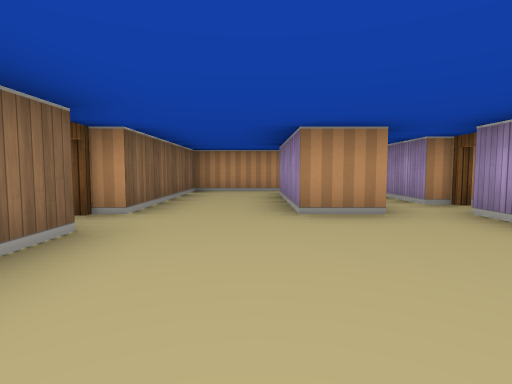
[1] (above)

17 first-person views from a walk through a cub3D ray-caster map. The camera is about half as high as the walls, tilts 4° down and sees 80° across. The floor is counted in squares. Each view is taken from the middle of a square. On the plan, view 1 faces up. The plan holds only what a view shows up to about 9 squares ahead; the rest is blank.

[2]
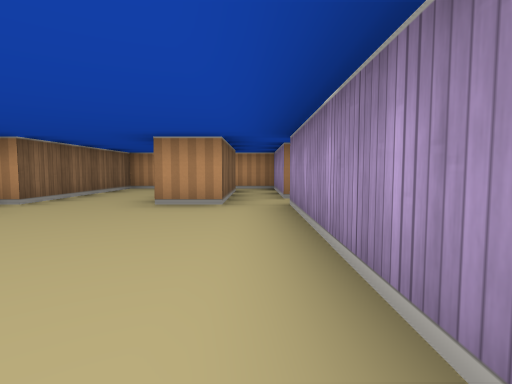

[3]
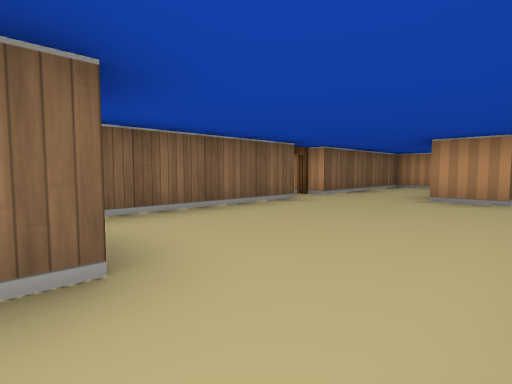

[4]
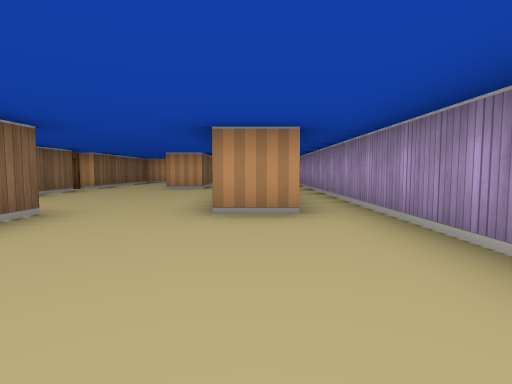

[5]
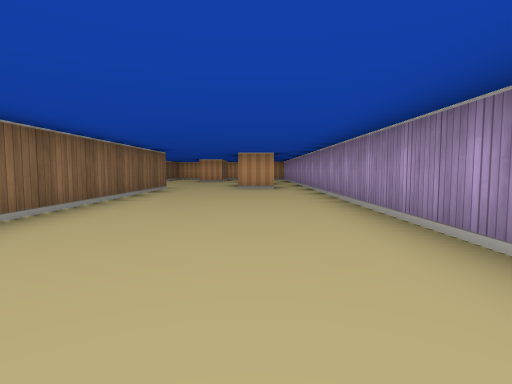

[6]
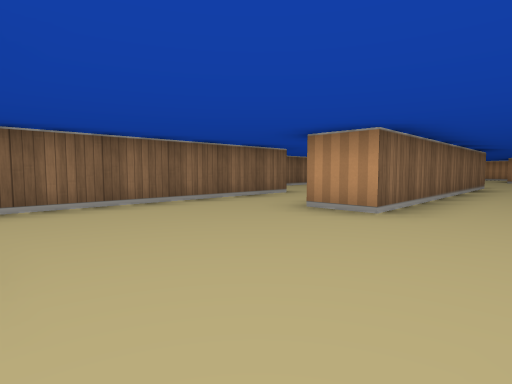

[7]
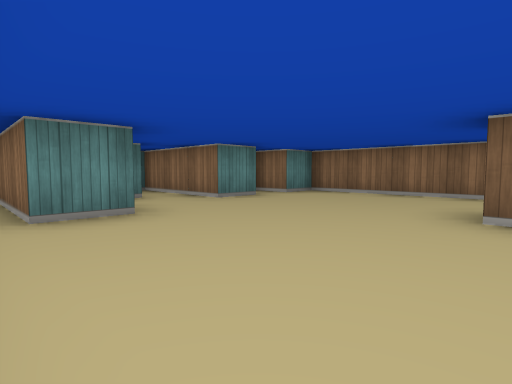

[8]
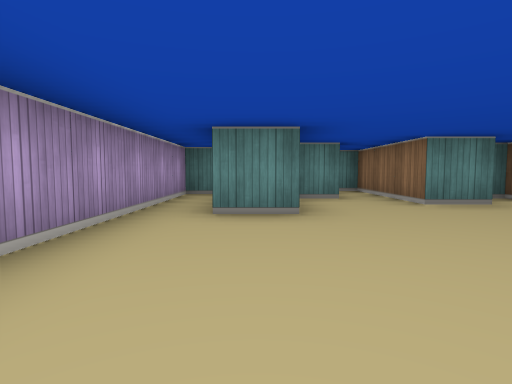

[9]
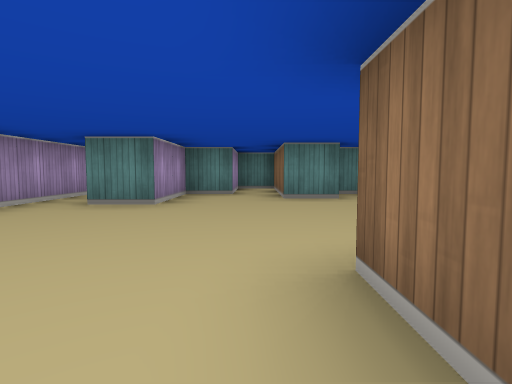

[10]
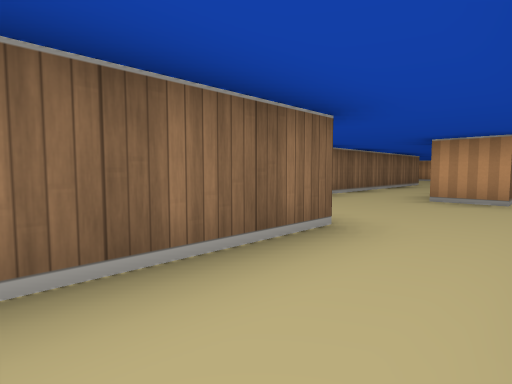

[11]
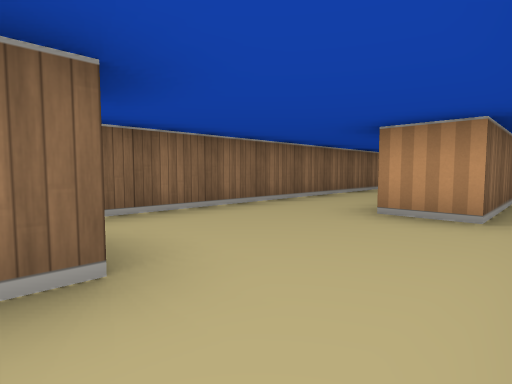

[12]
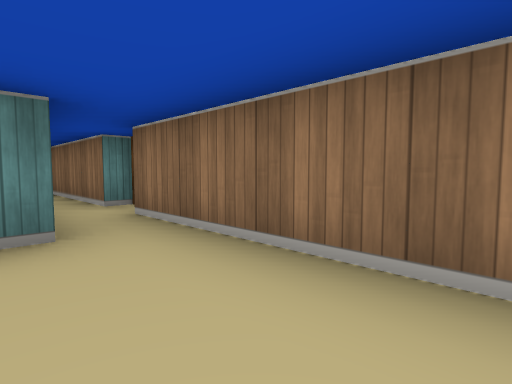

[13]
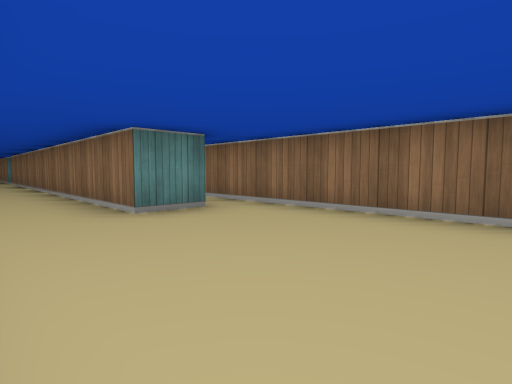

[14]
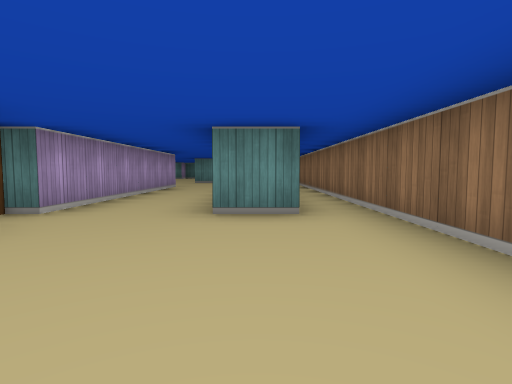

[15]
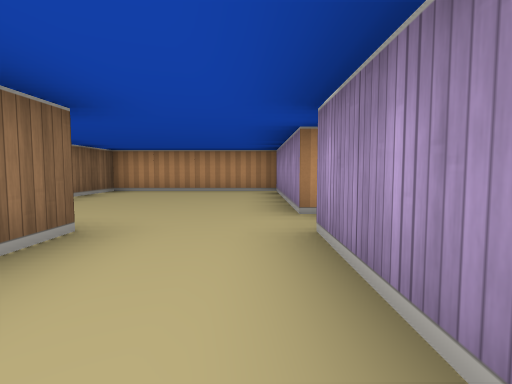

[16]
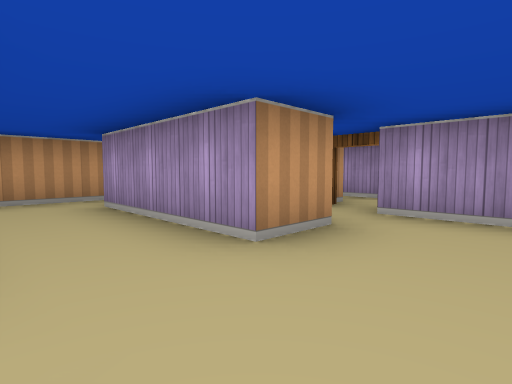

[17]
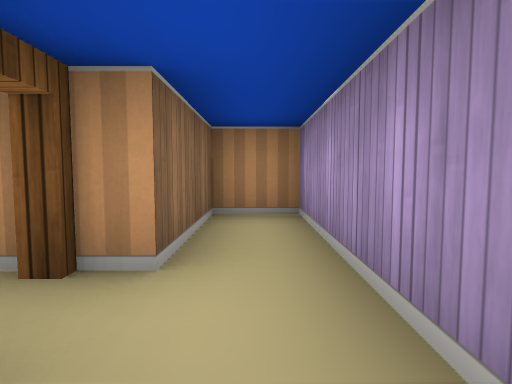

### Floor plan
Ten units are one square. View 1 is at (0, 0); x grows to the right and y downward. Boxes are objects, and circles mark ways between rooms. Rooms are numbered by the first view taken in them; rooms with no view inside come last. Other rooms are left out.
<svg viewBox="-70 -80 120 240">
<path fill="none" stroke="#000" d="M-15 -26 -15 35M25 -45 25 -75 -15 -75 -15 -35M15 -64 15 -35 5 -35 5 -65M25 5 25 -35M45 82 45 -65 35 -65 35 -45M-25 64 -25 125 -15 125 -15 135 -8 135M36 15 25 15M5 14 5 85 -5 85M-6 125 5 125 5 155 15 155 15 135 25 135 25 115 35 115 35 139M39 145 45 145 45 98M-25 31 -25 -25M-15 35 -25 35M-56 -25 -45 -25 -45 75M-25 -35 -25 -75 -65 -75 -65 30M-36 65 -31 65M-45 85 -45 115"/>
<circle cx="15" cy="20" r="3" fill="#2a7"/>
<circle cx="30" cy="-40" r="3" fill="#2a7"/>
<circle cx="-10" cy="25" r="3" fill="#2a7"/>
<circle cx="-20" cy="-30" r="3" fill="#2a7"/>
<circle cx="-15" cy="75" r="3" fill="#2a7"/>
<text x="0" y="-30">1</text>
<text x="20" y="70">2</text>
<text x="-40" y="10">3</text>
</svg>
Room 1 opens to room 2. Room 1 opens to room 3. Room 2 opens to room 3.

Where each view was taken, in squares from view 1:
view 1: 0 up, 0 right, facing up
view 2: 1 down, 2 right, facing up
view 3: 2 down, 2 right, facing up-left
view 4: 5 down, 3 right, facing up
view 5: 10 down, 3 right, facing up
view 6: 12 down, 2 right, facing up-left
view 7: 8 down, 4 right, facing down-left
view 8: 8 down, 3 right, facing down
view 9: 7 down, 1 right, facing down
view 10: 9 down, 1 left, facing up-left
view 11: 7 down, 1 left, facing up-left
view 12: 4 down, 3 left, facing down-left
view 13: 6 up, 3 left, facing down-left
view 14: 6 up, 5 left, facing down
view 15: 0 up, 3 left, facing up
view 16: 2 up, 1 left, facing up-right
view 17: 3 up, 4 right, facing up
